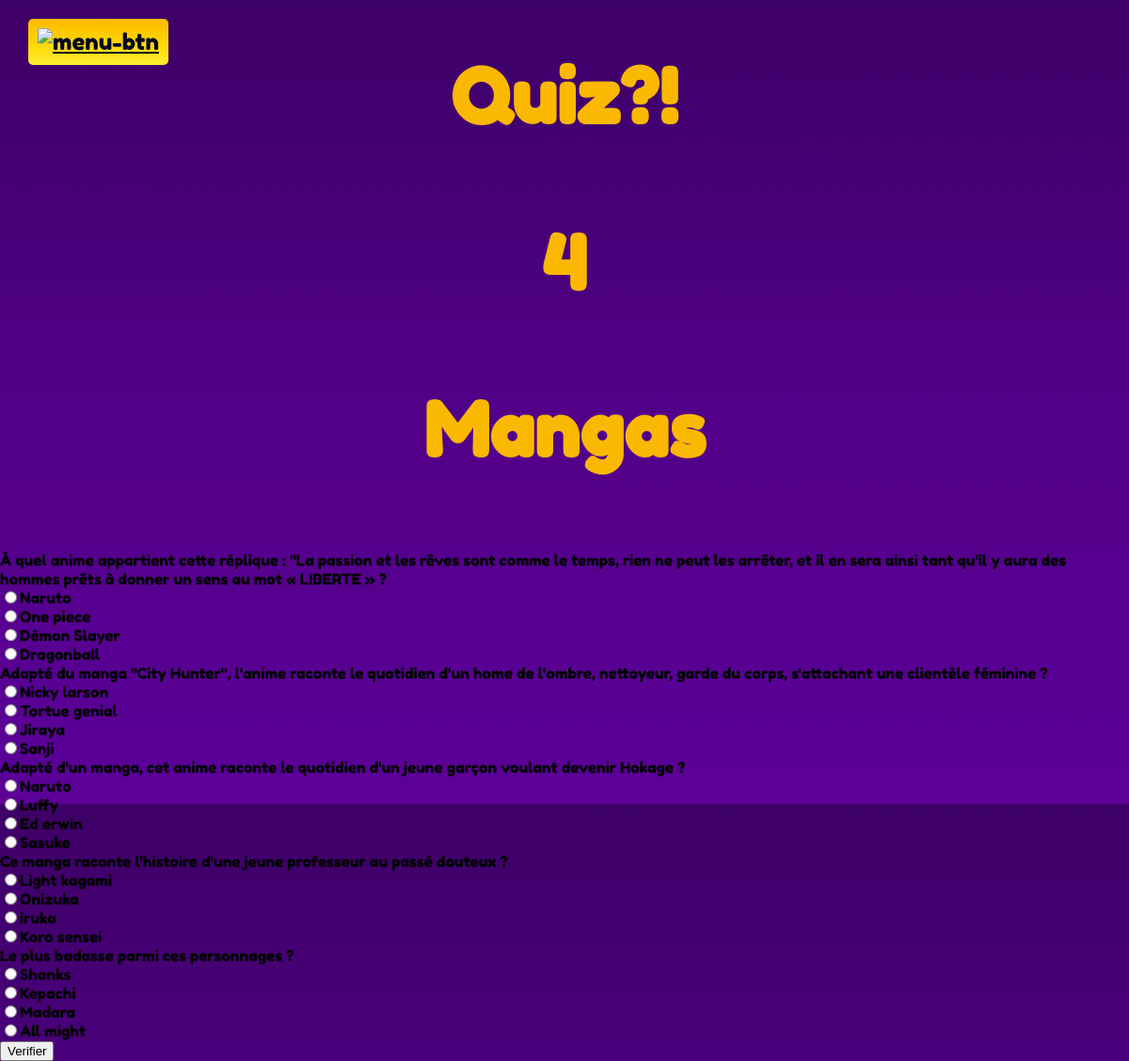
/style2.php?id=4, run on the app's committed database.
### tables this page shows
CREATE TABLE IF NOT EXISTS `quizz` (
  `id` int(11) NOT NULL AUTO_INCREMENT,
  `Titre` varchar(250) DEFAULT NULL,
  `difficulte` int(11) DEFAULT NULL,
  `date_creation` date DEFAULT NULL,
  PRIMARY KEY (`id`)
);

CREATE TABLE IF NOT EXISTS `question` (
  `id` int(11) NOT NULL AUTO_INCREMENT,
  `intituleQuestion` varchar(250) DEFAULT NULL,
  `difficulte` int(11) DEFAULT NULL,
  `date_creation` date DEFAULT NULL,
  `quizz_id` int(11) DEFAULT NULL,
  PRIMARY KEY (`id`)
);

CREATE TABLE IF NOT EXISTS `choix` (
  `id` int(11) NOT NULL AUTO_INCREMENT,
  `reponse` varchar(250) DEFAULT NULL,
  `BonneReponse` tinyint(1) DEFAULT NULL,
  `question_id` int(11) DEFAULT NULL,
  PRIMARY KEY (`id`)
);

### style2.php (the view, shortened to what this page needs)
<!DOCTYPE html>
<html lang="en">
<head>
    <link rel="stylesheet"  href="style2.css">
</head>
<body>
    <h1>Quiz?!</h1>
    <header>
        <a href="accueil.php" button class="menu-btn"><img src="https://www.svgrepo.com/show/498963/home.svg" alt="menu-btn" width="40px" height="30px"></a></button></header>
    <form method="POST" action="validationquizz.php">
        <?php
            require("bdconnexion.php");
            $idQuizz = $_GET["id"];
            echo "<h1>" . $idQuizz . "</h1>";
            $sqlQuizz = "select titre from quizz where id = " . $idQuizz;
            $resultQuizz = mysqli_query($connect, $sqlQuizz);
            $dataQuizz = mysqli_fetch_assoc($resultQuizz);
            $titre = $dataQuizz['titre'];
            echo "<h1>" . $titre . "</h1>";
            $sqlQuestions = "select * from question where quizz_id = " . $idQuizz;
            $resultQuestions = mysqli_query($connect, $sqlQuestions);
            if ($resultQuestions != null) {
            $numQuestion = 1;
            while($row = mysqli_fetch_assoc($resultQuestions)) {
                echo $row["intituleQuestion"]   ;
                echo "<br>";
                $sqlChoix = "select * from choix where question_id = " . $row["id"] ;
                $resultChoix = mysqli_query($connect, $sqlChoix);
                if ($resultChoix != null) {
                    while($row = mysqli_fetch_assoc($resultChoix)) {
                        echo "<input type='radio' name='choixQuestion". $numQuestion ."' value='".$row["id"]."' >";
                        echo $row["reponse"]   ;
                        echo "<br>";
                    }
                }
                $numQuestion++;
            }
        }
        ?>
        <input type="submit" value="Verifier">
    </form>
</body>
</html>

### style2.css (style rules this page uses)
body { font-family: 'Fredoka One', 'cursive'; background:linear-gradient(#3D0066,#510087,#5C0099); margin: 0; padding: 0; height: 100vh; }
h1 { font-size: 80px; color: #fab800; margin-bottom: 80px; display: flex; justify-content: center; align-items: center; }
.menu-btn { position: fixed; top: 20px; left: 30px; z-index: 4; font-size: 24px; background: linear-gradient(#fab800,#FFD500,#FFEE32); color: #03071E; padding: 10px; border: none; border-radius: 5px; cursor: pointer; }

### data on the page
quizz: Titre "Mangas"
question: intituleQuestion "À quel anime appartient cette réplique : \"La passion et les rêves sont comme le temps, rien ne peut les arrêter, et il en sera ainsi tant qu'il y aura des hommes prêts à donner un sens au mot « LIBERTE » ?"
choix: reponse "Naruto"
choix: reponse "One piece"
choix: reponse "Démon Slayer"
choix: reponse "Dragonball"
question: intituleQuestion "Adapté du manga \"City Hunter\", l'anime raconte le quotidien d'un home de l'ombre, nettoyeur, garde du corps, s'attachant une clientèle féminine ?"
choix: reponse "Nicky larson"
choix: reponse "Tortue genial"
choix: reponse "Jiraya"
choix: reponse "Sanji"
question: intituleQuestion "Adapté d'un manga, cet anime raconte le quotidien d'un jeune garçon voulant devenir Hokage ?"
choix: reponse "Naruto"
choix: reponse "Luffy"
choix: reponse "Ed erwin"
choix: reponse "Sasuke"
question: intituleQuestion "Ce manga raconte l'histoire d'une jeune professeur au passé douteux ?"
choix: reponse "Light kagami"
choix: reponse "Onizuka"
choix: reponse "iruka"
choix: reponse "Koro sensei"
question: intituleQuestion "Le plus badasse parmi ces personnages ?"
choix: reponse "Shanks"
choix: reponse "Kepachi"
choix: reponse "Madara"
choix: reponse "All might"

### other printed values
$idQuizz "4"
